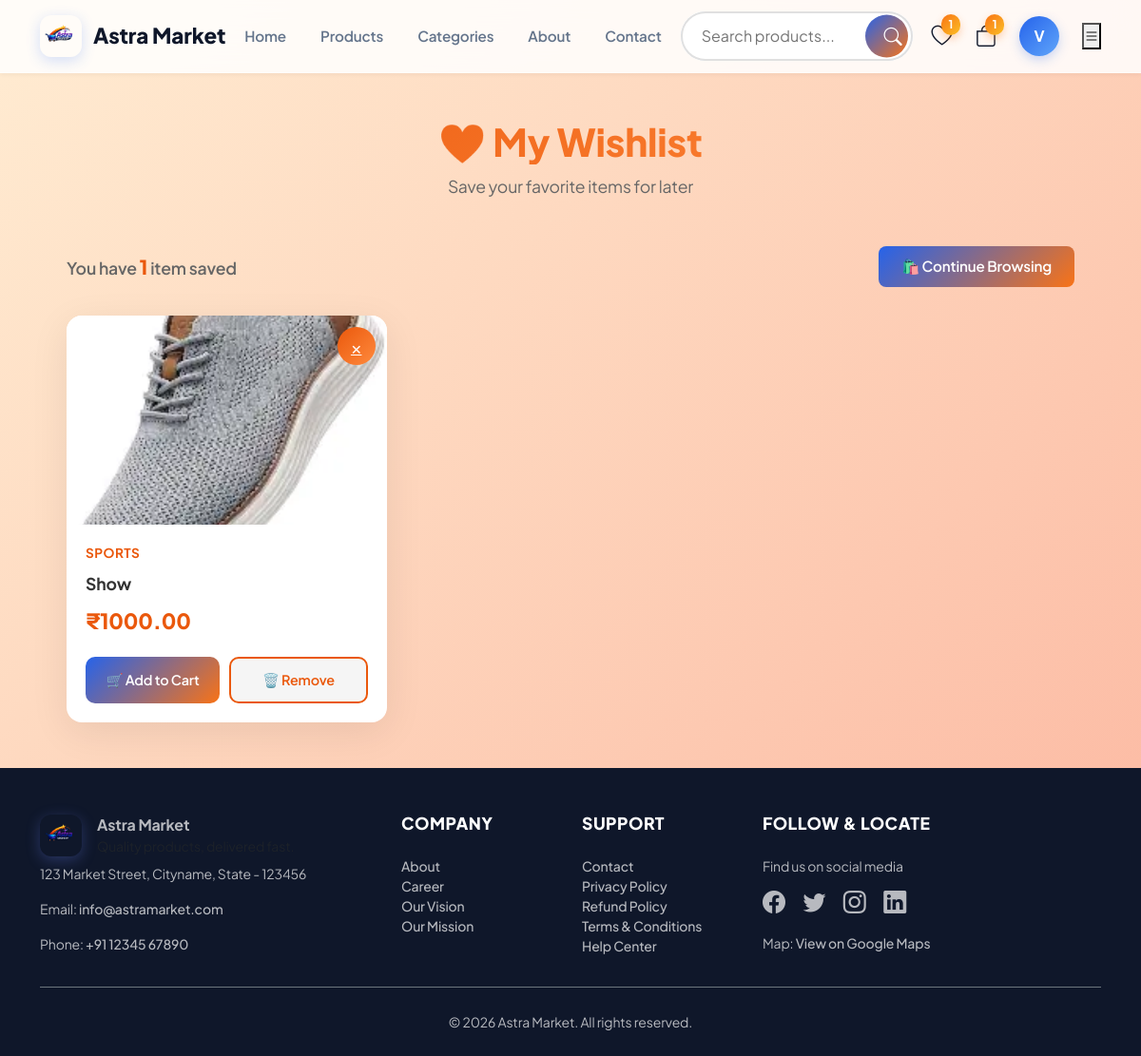
Screenshot of /wishlist/ (signed in) with the database file from the repository.
### Astra_Market/models.py (models this page shows, shortened)
class CustomUser(AbstractBaseUser, PermissionsMixin):
    GENDER_CHOICES = [
        ('male', 'Male'),
        ('female', 'Female'),
        ('other', 'Other'),
    ]
    phone_validator = RegexValidator(
        regex=r'^\+?\d{7,15}$',
        message='Enter a valid phone number using 7 to 15 digits.',
    )
    full_name = models.CharField(max_length=150)
    email = models.EmailField(unique=True)
    mobile = models.CharField(max_length=15, unique=True, validators=[phone_validator])
    alternate_mobile = models.CharField(
        max_length=15,
        blank=True,
        null=True,
        validators=[phone_validator],
    )
    dob = models.DateField(blank=True, null=True)
    address = models.TextField(blank=True, null=True)
    profile_image = models.ImageField(upload_to='profile_images/', blank=True, null=True)
    gender = models.CharField(max_length=10, choices=GENDER_CHOICES, blank=True)
    is_staff = models.BooleanField(default=False)
    is_active = models.BooleanField(default=True)
    date_joined = models.DateTimeField(auto_now_add=True)
    objects = CustomUserManager()
    USERNAME_FIELD = 'email'
    REQUIRED_FIELDS = ['full_name', 'mobile']
    class Meta:
        verbose_name = 'User'
        verbose_name_plural = 'Users'

class WishlistItem(models.Model):
    user = models.ForeignKey(CustomUser, on_delete=models.CASCADE, related_name='wishlist_items')
    product = models.ForeignKey(Product, on_delete=models.CASCADE)
    added_at = models.DateTimeField(auto_now_add=True)
    class Meta:
        unique_together = ('user', 'product')
        ordering = ['-added_at']

class Product(models.Model):
    title = models.CharField(max_length=200)
    slug = models.SlugField(max_length=220, unique=True)
    category = models.ForeignKey(Category, on_delete=models.CASCADE, related_name='products')
    description = models.TextField(blank=True)
    price = models.DecimalField(max_digits=9, decimal_places=2)
    image = models.ImageField(upload_to='product_images/', blank=True, null=True)
    created_at = models.DateTimeField(auto_now_add=True)
    class Meta:
        ordering = ['-created_at']

class Category(models.Model):
    name = models.CharField(max_length=100, unique=True)
    slug = models.SlugField(max_length=120, unique=True)
    image = models.ImageField(upload_to='category_images/', blank=True, null=True)
    class Meta:
        verbose_name = 'Category'
        verbose_name_plural = 'Categories'

### Astra_Market/views.py (the view)
# urls.py: path('wishlist/', views.wishlist, name='wishlist'),
@login_required(login_url='login')
def wishlist(request):
    items = WishlistItem.objects.filter(user=request.user).select_related('product')
    return render(request, 'wishlist.html', {'items': items})

### Astra_Market/templates/wishlist.html (shortened to what this page needs)
{% extends 'base.html' %}
{% load static %}
{% block content %}
<div class="wishlist-container">
    <div class="wishlist-header">
        <h1>❤️ My Wishlist</h1>
        <p>Save your favorite items for later</p>
    </div>
    {% if items %}
        <div class="header-controls">
            <div class="wishlist-count">
                You have <strong>{{ items|length }}</strong> item{{ items|pluralize }} saved
            </div>
            <a href="{% url 'products' %}" class="browse-btn-header">🛍️ Continue Browsing</a>
        </div>
        <div class="wishlist-grid">
            {% for item in items %}
                <div class="wishlist-card">
                    <a href="{% url 'remove_from_wishlist' item.product.slug %}" class="wishlist-badge" title="Remove from wishlist">×</a>
                    {% if item.product.image %}
                        <img src="{{ item.product.image.url }}" alt="{{ item.product.title }}" class="wishlist-image">
                    {% else %}
                        <img src="{% static 'images/product-placeholder.png' %}" alt="{{ item.product.title }}" class="wishlist-image">
                    {% endif %}
                    <div class="wishlist-content">
                        <span class="wishlist-category">{{ item.product.category.name }}</span>
                        <a href="{% url 'product_detail' item.product.slug %}" class="wishlist-title">{{ item.product.title }}</a>
                        <div class="wishlist-price">₹{{ item.product.price }}</div>
                        <div class="wishlist-actions">
                            <a href="{% url 'add_to_cart' item.product.slug %}" class="action-btn add-to-cart-btn">
                                🛒 Add to Cart
                            </a>
                            <a href="{% url 'remove_from_wishlist' item.product.slug %}" class="action-btn remove-from-wishlist-btn">
                                🗑️ Remove
                            </a>
                        </div>
                    </div>
                </div>
            {% endfor %}
        </div>
    {% endif %}
</div>
{% endblock %}

### Astra_Market/templates/base.html (shortened to what this page needs)
<!DOCTYPE html>
<html lang="en">
<head>
    {% load static %}
    <link href="https://cdn.jsdelivr.net/npm/bootstrap@5.3.0/dist/css/bootstrap.min.css" rel="stylesheet">
    <link href="https://cdn.jsdelivr.net/npm/bootstrap-icons@1.10.5/font/bootstrap-icons.css" rel="stylesheet">
        <link href="{% static 'css/style.css' %}" rel="stylesheet">
</head>
<body>
    <nav class="navbar-custom">
        <div class="container">
            <a href="{% url 'home' %}" class="navbar-brand-custom">
                <div class="logo-icon">
                    <img src="{% static 'images/ChatGPT Image Jun 21, 2026, 04_16_52 PM.png' %}" alt="Astra Market logo">
                </div>
                <span>Astra Market</span>
            </a>
            <div class="navbar-menu d-none d-lg-flex">
                <a href="{% url 'home' %}">Home</a>
                <a href="{% url 'products' %}">Products</a>
                <a href="{% url 'category' %}">Categories</a>
                <a href="{% url 'about' %}">About</a>
                <a href="{% url 'contact' %}">Contact</a>
            </div>
            <div class="search-wrapper d-none d-lg-block">
                <form action="{% url 'products' %}" method="get">
                    <input
                        type="text"
                        class="search-input"
                        name="q"
                        placeholder="Search products..."
                        autocomplete="off"
                    >
                    <button type="submit" class="search-btn">
                        <i class="bi bi-search"></i>
                    </button>
                </form>
            </div>
            <div class="navbar-actions">
                <a href="{% url 'wishlist' %}" class="action-icon" title="Wishlist">
                    <i class="bi bi-heart"></i>
                    {% if user.is_authenticated and user.wishlist_items.count %}
                        <span class="badge-count">{{ user.wishlist_items.count }}</span>
                    {% endif %}
                </a>
                <a href="{% url 'cart' %}" class="action-icon" title="Shopping Cart">
                    <i class="bi bi-bag"></i>
                    {% if user.is_authenticated and user.cart_items.count %}
                        <span class="badge-count">{{ user.cart_items.count }}</span>
                    {% endif %}
                </a>
                {% if user.is_authenticated %}
                    <div class="user-profile">
                        <div class="user-avatar" onclick="toggleDropdown()" title="{{ user.full_name }}">
                            {{ user.full_name|slice:":1"|upper }}
                        </div>
                    </div>
                {% else %}
                    <div class="auth-buttons">
                        <a href="{% url 'login' %}" class="btn-login">Sign In</a>
                        <a href="{% url 'register' %}" class="btn-register">Register</a>
                    </div>
                {% endif %}
                <button class="mobile-menu-btn" onclick="toggleMobileMenu()">
                    <i class="bi bi-list"></i>
                </button>
            </div>
        </div>
    </nav>
    <main class="container my-5">
        {% block content %}{% endblock %}
    </main>
    <footer class="site-footer pt-5 pb-4">
        <div class="container">
            <div class="row gy-4">
                <div class="col-md-4">
                    <div class="footer-logo mb-2 d-flex align-items-center">
                        <div style="width:44px;height:44px;border-radius:12px;overflow:hidden;display:flex;align-items:center;justify-content:center;box-shadow:0 4px 15px rgba(102, 126, 234, 0.3);">
                            <img src="{% static 'images/ChatGPT Image Jun 21, 2026, 04_16_52 PM.png' %}" alt="Astra Market logo" style="width:100%;height:100%;object-fit:cover;">
                        </div>
                        <div class="ms-3">
                            <strong>Astra Market</strong>
                            <div class="small text-muted">Quality products, delivered fast.</div>
                        </div>
                    </div>
                    <p class="small">123 Market Street, Cityname, State - 123456</p>
                    <p class="small">Email: <a href="mailto:info@astramarket.com">info@astramarket.com</a></p>
                    <p class="small">Phone: <a href="tel:+911234567890">+91 12345 67890</a></p>
                </div>
                <div class="col-md-2">
                    <h6 class="text-uppercase small">Company</h6>
                    <ul class="list-unstyled small">
                        <li><a href="{% url 'about' %}">About</a></li>
                        <li><a href="#">Career</a></li>
                        <li><a href="#">Our Vision</a></li>
                        <li><a href="#">Our Mission</a></li>
                    </ul>
                </div>
                <div class="col-md-2">
                    <h6 class="text-uppercase small">Support</h6>
                    <ul class="list-unstyled small">
                        <li><a href="{% url 'contact' %}">Contact</a></li>
                        <li><a href="#">Privacy Policy</a></li>
                        <li><a href="#">Refund Policy</a></li>
                        <li><a href="{% url 'terms' %}">Terms & Conditions</a></li>
                        <li><a href="{% url 'support' %}">Help Center</a></li>
                    </ul>
                </div>
                <div class="col-md-4">
                    <h6 class="text-uppercase small">Follow & Locate</h6>
                    <p class="small mb-2">Find us on social media</p>
                    <p>
                        <a href="#" class="me-3"><i class="bi bi-facebook fs-4"></i></a>
                        <a href="#" class="me-3"><i class="bi bi-twitter fs-4"></i></a>
                        <a href="#" class="me-3"><i class="bi bi-instagram fs-4"></i></a>
                        <a href="#"><i class="bi bi-linkedin fs-4"></i></a>
                    </p>
                    <p class="small mt-3">Map: <a href="https://www.google.com/maps/place/28%C2%B043'59.6%22N+77%C2%B016'14.7%22E/@28.733212,77.2681861,17z/data=!3m1!4b1!4m4!3m3!8m2!3d28.733212!4d77.270761?entry=ttu&g_ep=EgoyMDI2MDYxNi4wIKXMDSoASAFQAw%3D%3D" target="_blank">View on Google Maps</a></p>
                </div>
            </div>
            <div class="text-center pt-4 mt-3 border-top border-secondary">
                <small>&copy; 2026 Astra Market. All rights reserved.</small>
            </div>
        </div>
    </footer>
</body>
</html>

### rows the page displays
CustomUser: wishlist_items.count "1", cart_items.count "1", full_name "V"
WishlistItem: product.image (picture), product.category.name "SPORTS", product "Show", product.price "1000.00"

### other values shown
{{ items|length }} "1"
